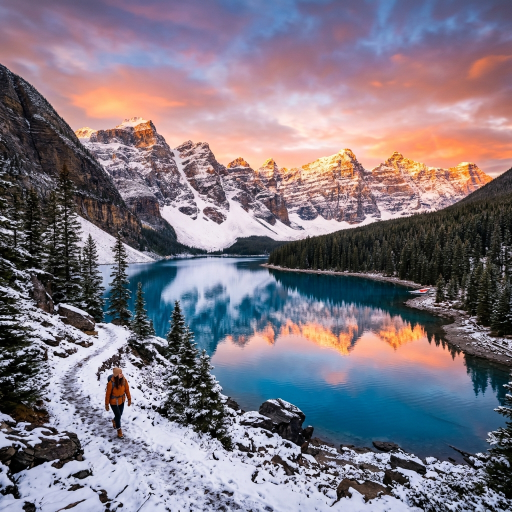
#> input picture tests/sample_assets/mountain_lake.png, 1024 x 1024 px (shown at 1/2 size)
$ python -i sharpness.py   (imports and definitions only)   (older library calls are emulated)
#> lines starting #> are read from the running program, lines starting #| are printed output that depends on the picture
import logging
from dataclasses import dataclass
from pathlib import Path

import cv2
import numpy as np

logger = logging.getLogger("sila.vision.sharpness")


@dataclass(frozen=True)
class SharpnessResult:
    overall_score: float  # 0.0 - 1.0
    focus_coverage: float  # 0.0 - 1.0
    verdict: str


class SilaSharpnessAnalyzer:
    """Patch-based sharpness detection optimized for variable depth-of-field."""

    def __init__(
        self,
        image_size: int = 512,
        patch_size: int = 64,
        stride: int = 32,
        edge_threshold: int = 75,
        min_edge_density: float = 0.02,
    ):

        self.image_size = image_size
        self.patch_size = patch_size
        self.stride = stride
        self.edge_threshold = edge_threshold
        self.min_edge_density = min_edge_density

    def analyze(self, image_path: Path) -> SharpnessResult:
        """Main execution pipeline for evaluating image sharpness."""
        try:
            gray = self._load_image(image_path)
        except ValueError as e:
            logger.error(f"Failed to load image for sharpness check: {e}")
            return SharpnessResult(0.0, 0.0, "Error")

        patch_scores = self._compute_patch_scores(gray)

        if len(patch_scores) == 0:
            return SharpnessResult(
                overall_score=0.0,
                focus_coverage=0.0,
                verdict="Blurry",
            )

        overall = self._overall_score(patch_scores)
        coverage = self._focus_coverage(patch_scores)
        verdict = self._quality_label(overall)

        return SharpnessResult(
            overall_score=round(overall, 3),
            focus_coverage=round(coverage, 2),
            verdict=verdict,
        )

    def _load_image(self, path: Path) -> np.ndarray:
        image = cv2.imread(str(path), cv2.IMREAD_GRAYSCALE)
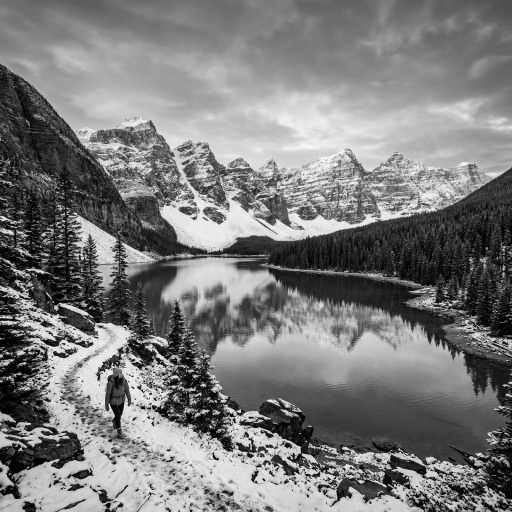
#> image: shape (1024, 1024) (shown at 1/2 size); min 0, max 255, mean 123.1
        if image is None:
            raise ValueError(path)

        h, w = image.shape
#> h = 1024; w = 1024
        scale = self.image_size / max(h, w)
#> scale = 0.5

        if scale < 1:
            image = cv2.resize(
                image,
                None,
                fx=scale,
                fy=scale,
                interpolation=cv2.INTER_AREA,
            )
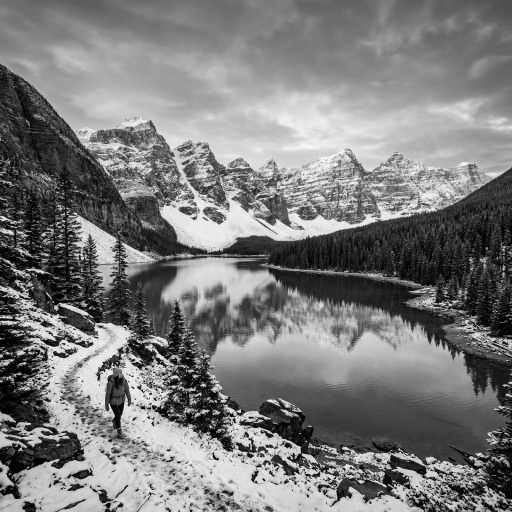
#> image: shape (512, 512); min 0, max 248, mean 123.2

        # Removed GaussianBlur to preserve micro-contrast for sharpness detection
        return image

    def _compute_patch_scores(self, image: np.ndarray) -> np.ndarray:
        h, w = image.shape
#> h = 512; w = 512
        scores = []

        for y in range(0, h - self.patch_size + 1, self.stride):
            for x in range(0, w - self.patch_size + 1, self.stride):
                patch = image[y : y + self.patch_size, x : x + self.patch_size]

                if self._edge_density(patch) < self.min_edge_density:
                    continue

                scores.append(self._tenengrad(patch))
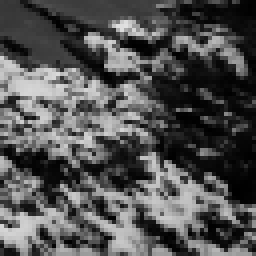
#> patch: shape (64, 64) (shown 4 times larger); min 0, max 224, mean 81.5
#> after the loop, scores = 174 values, max 109634.4 at index 89, min 999 at index 142, mean 41166.3
#> in analyze, `patch_scores = self._compute_patch_scores(gray)`: patch_scores has the same summary as scores in _compute_patch_scores

        return np.asarray(scores, dtype=np.float32)

    @staticmethod
    def _tenengrad(image: np.ndarray) -> float:
        gx = cv2.Sobel(image, cv2.CV_32F, 1, 0, ksize=3)
        gy = cv2.Sobel(image, cv2.CV_32F, 0, 1, ksize=3)

        return float(np.mean(gx * gx + gy * gy))

    def _edge_density(self, image: np.ndarray) -> float:
        edges = cv2.Canny(
            image,
            self.edge_threshold,
            self.edge_threshold * 2,
        )
        return np.count_nonzero(edges) / edges.size

    @staticmethod
    def _overall_score(scores: np.ndarray) -> float:
        peak = np.percentile(scores, 90)
#> peak = 83287.1

        # Recalibrated to account for the squared Tenengrad values
        score = np.interp(
            peak,
            [
                500,
                15000,
            ],  # These bounds will need slight tuning based on your specific dataset
            [0.0, 1.0],
        )
#> score = 1
        return float(np.clip(score, 0.0, 1.0))

    @staticmethod
    def _focus_coverage(scores: np.ndarray) -> float:
        # Measure coverage against an absolute baseline rather than a percentile
        peak = np.percentile(scores, 90)
#> peak = 83287.1

        # A patch is "in focus" if its sharpness is at least 60% of the peak sharpness
        threshold = peak * 0.60
#> threshold = 49972.3
#> in analyze, `coverage = self._focus_coverage(patch_scores)`: coverage = 0.305

        return float(np.mean(scores >= threshold))

    @staticmethod
    def _quality_label(score: float) -> str:
        if score >= 0.85:
            return "Excellent"
        if score >= 0.70:
            return "Good"
        if score >= 0.50:
            return "Acceptable"
        if score >= 0.30:
            return "Soft"
        return "Blurry"

>>> result = SilaSharpnessAnalyzer().analyze('../../../tests/sample_assets/mountain_lake.png')
#> in analyze, `verdict = self._quality_label(overall)`: verdict = 'Excellent'
